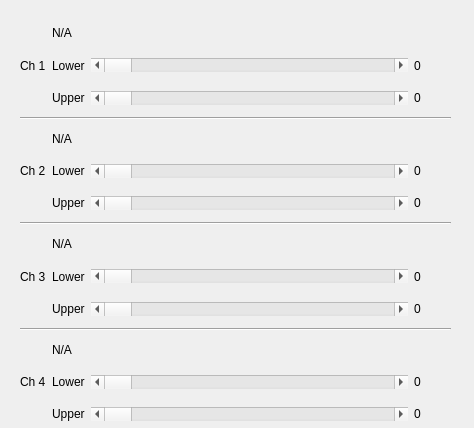
<?xml version="1.0" encoding="UTF-8"?>
<ui version="4.0">
 <class>BcAdjustDialog</class>
 <widget class="QDialog" name="BcAdjustDialog">
  <property name="windowModality">
   <enum>Qt::NonModal</enum>
  </property>
  <property name="geometry">
   <rect>
    <x>0</x>
    <y>0</y>
    <width>474</width>
    <height>428</height>
   </rect>
  </property>
  <property name="windowTitle">
   <string>Brightness &amp; Contrast</string>
  </property>
  <widget class="QWidget" name="layoutWidget">
   <property name="geometry">
    <rect>
     <x>10</x>
     <y>10</y>
     <width>451</width>
     <height>464</height>
    </rect>
   </property>
   <layout class="QVBoxLayout" name="overallLayout">
    <property name="leftMargin">
     <number>10</number>
    </property>
    <property name="topMargin">
     <number>10</number>
    </property>
    <property name="rightMargin">
     <number>10</number>
    </property>
    <property name="bottomMargin">
     <number>10</number>
    </property>
    <item>
     <layout class="QHBoxLayout" name="ch1_layout">
      <item>
       <widget class="QLabel" name="ch1_label">
        <property name="text">
         <string>Ch 1</string>
        </property>
       </widget>
      </item>
      <item>
       <layout class="QVBoxLayout" name="verticalLayout">
        <item>
         <widget class="QLabel" name="labelMinmax">
          <property name="text">
           <string>N/A</string>
          </property>
         </widget>
        </item>
        <item>
         <layout class="QHBoxLayout" name="horizontalLayout_3">
          <item>
           <layout class="QHBoxLayout" name="horizontalLayout">
            <item>
             <widget class="QLabel" name="ch1_lower_label">
              <property name="text">
               <string>Lower</string>
              </property>
             </widget>
            </item>
            <item>
             <widget class="QScrollBar" name="lowerScrollBar">
              <property name="sizePolicy">
               <sizepolicy hsizetype="MinimumExpanding" vsizetype="Fixed">
                <horstretch>0</horstretch>
                <verstretch>0</verstretch>
               </sizepolicy>
              </property>
              <property name="orientation">
               <enum>Qt::Horizontal</enum>
              </property>
             </widget>
            </item>
           </layout>
          </item>
          <item>
           <widget class="QLabel" name="labelLowerValue">
            <property name="sizePolicy">
             <sizepolicy hsizetype="Fixed" vsizetype="Preferred">
              <horstretch>0</horstretch>
              <verstretch>0</verstretch>
             </sizepolicy>
            </property>
            <property name="text">
             <string>0         </string>
            </property>
           </widget>
          </item>
         </layout>
        </item>
        <item>
         <layout class="QHBoxLayout" name="horizontalLayout_4">
          <item>
           <layout class="QHBoxLayout" name="horizontalLayout_2">
            <item>
             <widget class="QLabel" name="ch1_upper_label">
              <property name="text">
               <string>Upper</string>
              </property>
             </widget>
            </item>
            <item>
             <widget class="QScrollBar" name="upperScrollBar">
              <property name="sizePolicy">
               <sizepolicy hsizetype="MinimumExpanding" vsizetype="Fixed">
                <horstretch>0</horstretch>
                <verstretch>0</verstretch>
               </sizepolicy>
              </property>
              <property name="orientation">
               <enum>Qt::Horizontal</enum>
              </property>
             </widget>
            </item>
           </layout>
          </item>
          <item>
           <widget class="QLabel" name="labelUpperValue">
            <property name="text">
             <string>0         </string>
            </property>
           </widget>
          </item>
         </layout>
        </item>
       </layout>
      </item>
     </layout>
    </item>
    <item>
     <widget class="Line" name="line">
      <property name="orientation">
       <enum>Qt::Horizontal</enum>
      </property>
     </widget>
    </item>
    <item>
     <layout class="QHBoxLayout" name="ch2_layout">
      <item>
       <widget class="QLabel" name="ch2_label">
        <property name="text">
         <string>Ch 2</string>
        </property>
       </widget>
      </item>
      <item>
       <layout class="QVBoxLayout" name="verticalLayout_2">
        <item>
         <widget class="QLabel" name="labelMinmax_2">
          <property name="text">
           <string>N/A</string>
          </property>
         </widget>
        </item>
        <item>
         <layout class="QHBoxLayout" name="horizontalLayout_5">
          <item>
           <layout class="QHBoxLayout" name="horizontalLayout_6">
            <item>
             <widget class="QLabel" name="ch2_lower_label">
              <property name="text">
               <string>Lower</string>
              </property>
             </widget>
            </item>
            <item>
             <widget class="QScrollBar" name="lowerScrollBar_2">
              <property name="sizePolicy">
               <sizepolicy hsizetype="MinimumExpanding" vsizetype="Fixed">
                <horstretch>0</horstretch>
                <verstretch>0</verstretch>
               </sizepolicy>
              </property>
              <property name="orientation">
               <enum>Qt::Horizontal</enum>
              </property>
             </widget>
            </item>
           </layout>
          </item>
          <item>
           <widget class="QLabel" name="labelLowerValue_2">
            <property name="sizePolicy">
             <sizepolicy hsizetype="Fixed" vsizetype="Preferred">
              <horstretch>0</horstretch>
              <verstretch>0</verstretch>
             </sizepolicy>
            </property>
            <property name="text">
             <string>0         </string>
            </property>
           </widget>
          </item>
         </layout>
        </item>
        <item>
         <layout class="QHBoxLayout" name="horizontalLayout_7">
          <item>
           <layout class="QHBoxLayout" name="horizontalLayout_8">
            <item>
             <widget class="QLabel" name="ch2_upper_label">
              <property name="text">
               <string>Upper</string>
              </property>
             </widget>
            </item>
            <item>
             <widget class="QScrollBar" name="upperScrollBar_2">
              <property name="sizePolicy">
               <sizepolicy hsizetype="MinimumExpanding" vsizetype="Fixed">
                <horstretch>0</horstretch>
                <verstretch>0</verstretch>
               </sizepolicy>
              </property>
              <property name="orientation">
               <enum>Qt::Horizontal</enum>
              </property>
             </widget>
            </item>
           </layout>
          </item>
          <item>
           <widget class="QLabel" name="labelUpperValue_2">
            <property name="text">
             <string>0         </string>
            </property>
           </widget>
          </item>
         </layout>
        </item>
       </layout>
      </item>
     </layout>
    </item>
    <item>
     <widget class="Line" name="line_2">
      <property name="orientation">
       <enum>Qt::Horizontal</enum>
      </property>
     </widget>
    </item>
    <item>
     <layout class="QHBoxLayout" name="ch3_layout">
      <item>
       <widget class="QLabel" name="ch3_label">
        <property name="text">
         <string>Ch 3</string>
        </property>
       </widget>
      </item>
      <item>
       <layout class="QVBoxLayout" name="verticalLayout_3">
        <item>
         <widget class="QLabel" name="labelMinmax_3">
          <property name="text">
           <string>N/A</string>
          </property>
         </widget>
        </item>
        <item>
         <layout class="QHBoxLayout" name="horizontalLayout_9">
          <item>
           <layout class="QHBoxLayout" name="horizontalLayout_10">
            <item>
             <widget class="QLabel" name="ch3_lower_label">
              <property name="text">
               <string>Lower</string>
              </property>
             </widget>
            </item>
            <item>
             <widget class="QScrollBar" name="lowerScrollBar_3">
              <property name="sizePolicy">
               <sizepolicy hsizetype="MinimumExpanding" vsizetype="Fixed">
                <horstretch>0</horstretch>
                <verstretch>0</verstretch>
               </sizepolicy>
              </property>
              <property name="orientation">
               <enum>Qt::Horizontal</enum>
              </property>
             </widget>
            </item>
           </layout>
          </item>
          <item>
           <widget class="QLabel" name="labelLowerValue_3">
            <property name="sizePolicy">
             <sizepolicy hsizetype="Fixed" vsizetype="Preferred">
              <horstretch>0</horstretch>
              <verstretch>0</verstretch>
             </sizepolicy>
            </property>
            <property name="text">
             <string>0         </string>
            </property>
           </widget>
          </item>
         </layout>
        </item>
        <item>
         <layout class="QHBoxLayout" name="horizontalLayout_11">
          <item>
           <layout class="QHBoxLayout" name="horizontalLayout_12">
            <item>
             <widget class="QLabel" name="ch3_upper_label">
              <property name="text">
               <string>Upper</string>
              </property>
             </widget>
            </item>
            <item>
             <widget class="QScrollBar" name="upperScrollBar_3">
              <property name="sizePolicy">
               <sizepolicy hsizetype="MinimumExpanding" vsizetype="Fixed">
                <horstretch>0</horstretch>
                <verstretch>0</verstretch>
               </sizepolicy>
              </property>
              <property name="orientation">
               <enum>Qt::Horizontal</enum>
              </property>
             </widget>
            </item>
           </layout>
          </item>
          <item>
           <widget class="QLabel" name="labelUpperValue_3">
            <property name="text">
             <string>0         </string>
            </property>
           </widget>
          </item>
         </layout>
        </item>
       </layout>
      </item>
     </layout>
    </item>
    <item>
     <widget class="Line" name="line_3">
      <property name="orientation">
       <enum>Qt::Horizontal</enum>
      </property>
     </widget>
    </item>
    <item>
     <layout class="QHBoxLayout" name="ch4_layout">
      <item>
       <widget class="QLabel" name="ch4_label">
        <property name="text">
         <string>Ch 4</string>
        </property>
       </widget>
      </item>
      <item>
       <layout class="QVBoxLayout" name="verticalLayout_4">
        <item>
         <widget class="QLabel" name="labelMinmax_4">
          <property name="text">
           <string>N/A</string>
          </property>
         </widget>
        </item>
        <item>
         <layout class="QHBoxLayout" name="horizontalLayout_13">
          <item>
           <layout class="QHBoxLayout" name="horizontalLayout_14">
            <item>
             <widget class="QLabel" name="ch4_lower_label">
              <property name="text">
               <string>Lower</string>
              </property>
             </widget>
            </item>
            <item>
             <widget class="QScrollBar" name="lowerScrollBar_4">
              <property name="sizePolicy">
               <sizepolicy hsizetype="MinimumExpanding" vsizetype="Fixed">
                <horstretch>0</horstretch>
                <verstretch>0</verstretch>
               </sizepolicy>
              </property>
              <property name="orientation">
               <enum>Qt::Horizontal</enum>
              </property>
             </widget>
            </item>
           </layout>
          </item>
          <item>
           <widget class="QLabel" name="labelLowerValue_4">
            <property name="sizePolicy">
             <sizepolicy hsizetype="Fixed" vsizetype="Preferred">
              <horstretch>0</horstretch>
              <verstretch>0</verstretch>
             </sizepolicy>
            </property>
            <property name="text">
             <string>0         </string>
            </property>
           </widget>
          </item>
         </layout>
        </item>
        <item>
         <layout class="QHBoxLayout" name="horizontalLayout_15">
          <item>
           <layout class="QHBoxLayout" name="horizontalLayout_16">
            <item>
             <widget class="QLabel" name="ch4_upper_label">
              <property name="text">
               <string>Upper</string>
              </property>
             </widget>
            </item>
            <item>
             <widget class="QScrollBar" name="upperScrollBar_4">
              <property name="sizePolicy">
               <sizepolicy hsizetype="MinimumExpanding" vsizetype="Fixed">
                <horstretch>0</horstretch>
                <verstretch>0</verstretch>
               </sizepolicy>
              </property>
              <property name="orientation">
               <enum>Qt::Horizontal</enum>
              </property>
             </widget>
            </item>
           </layout>
          </item>
          <item>
           <widget class="QLabel" name="labelUpperValue_4">
            <property name="text">
             <string>0         </string>
            </property>
           </widget>
          </item>
         </layout>
        </item>
       </layout>
      </item>
     </layout>
    </item>
    <item>
     <widget class="Line" name="line_4">
      <property name="orientation">
       <enum>Qt::Horizontal</enum>
      </property>
     </widget>
    </item>
    <item>
     <layout class="QHBoxLayout" name="horizontalLayout_17">
      <item>
       <widget class="QPushButton" name="autoAdjustPushButton">
        <property name="text">
         <string>Auto Adjust</string>
        </property>
       </widget>
      </item>
      <item>
       <widget class="QPushButton" name="pushButton">
        <property name="text">
         <string>Reset</string>
        </property>
       </widget>
      </item>
      <item>
       <widget class="QDialogButtonBox" name="buttonBox">
        <property name="orientation">
         <enum>Qt::Horizontal</enum>
        </property>
        <property name="standardButtons">
         <set>QDialogButtonBox::Ok</set>
        </property>
       </widget>
      </item>
     </layout>
    </item>
   </layout>
  </widget>
 </widget>
 <resources/>
 <connections>
  <connection>
   <sender>buttonBox</sender>
   <signal>accepted()</signal>
   <receiver>BcAdjustDialog</receiver>
   <slot>accept()</slot>
   <hints>
    <hint type="sourcelabel">
     <x>248</x>
     <y>254</y>
    </hint>
    <hint type="destinationlabel">
     <x>157</x>
     <y>274</y>
    </hint>
   </hints>
  </connection>
  <connection>
   <sender>buttonBox</sender>
   <signal>rejected()</signal>
   <receiver>BcAdjustDialog</receiver>
   <slot>reject()</slot>
   <hints>
    <hint type="sourcelabel">
     <x>316</x>
     <y>260</y>
    </hint>
    <hint type="destinationlabel">
     <x>286</x>
     <y>274</y>
    </hint>
   </hints>
  </connection>
 </connections>
</ui>
